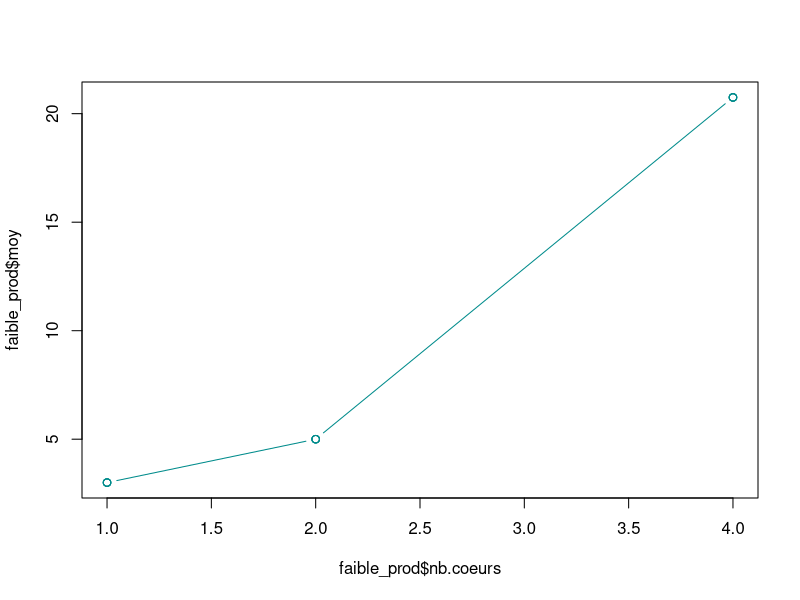
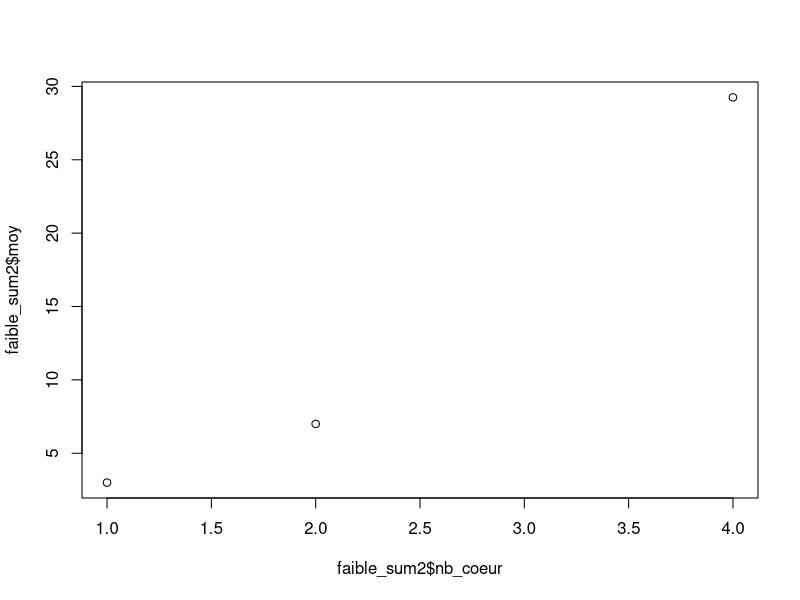
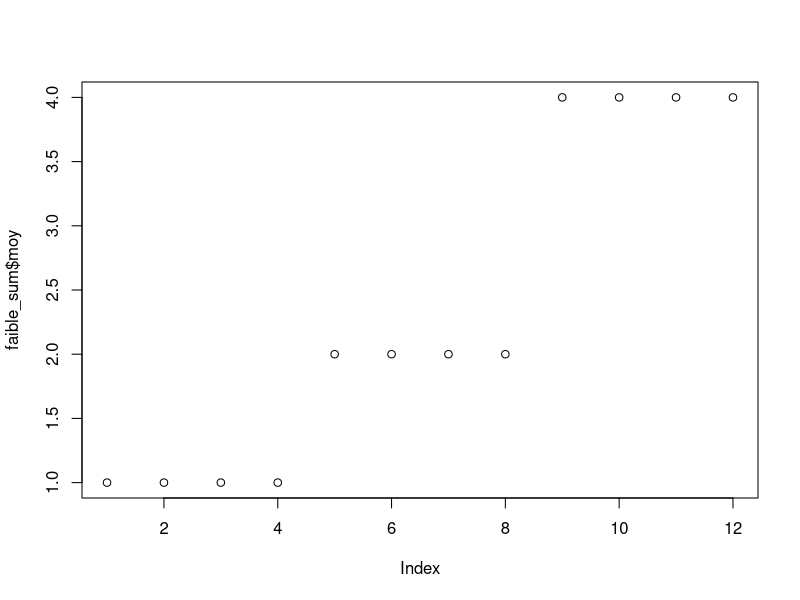
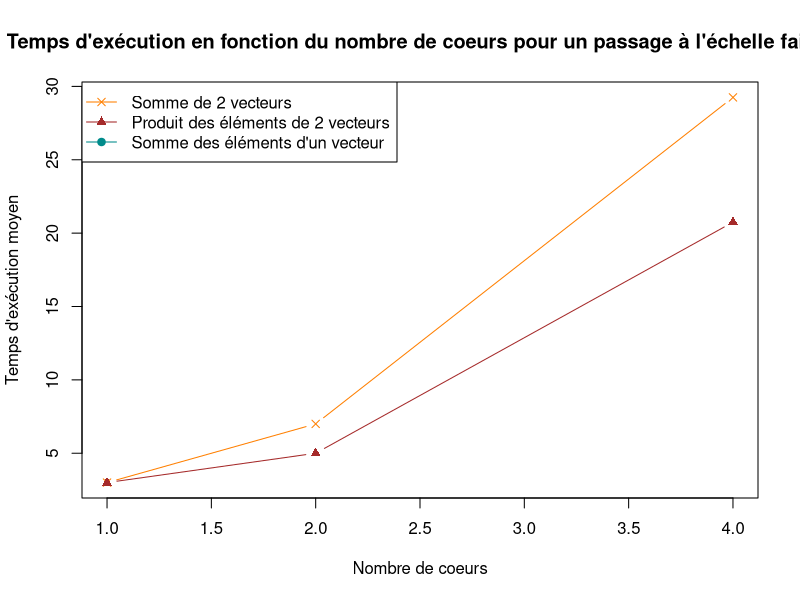
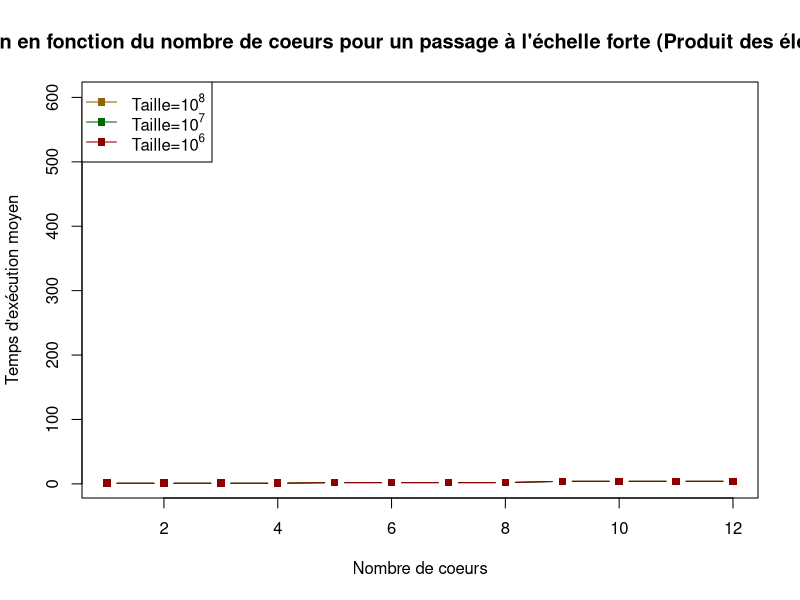
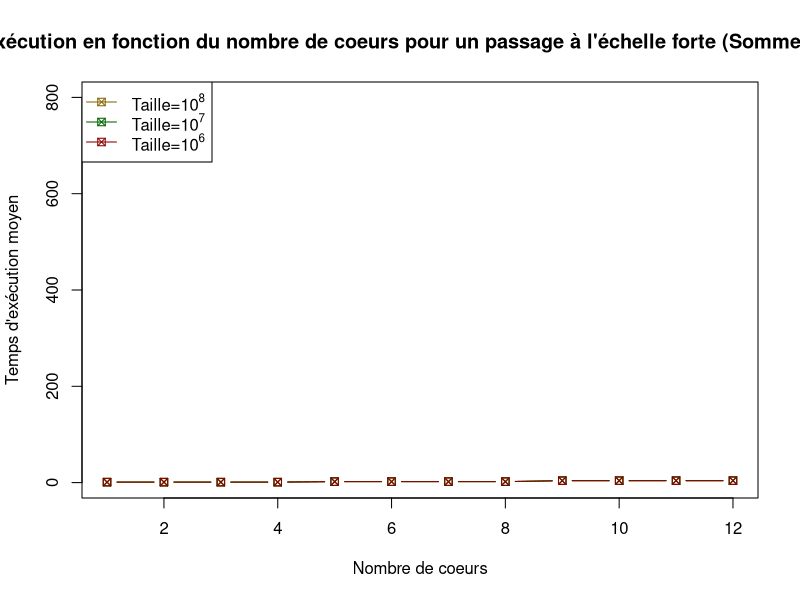
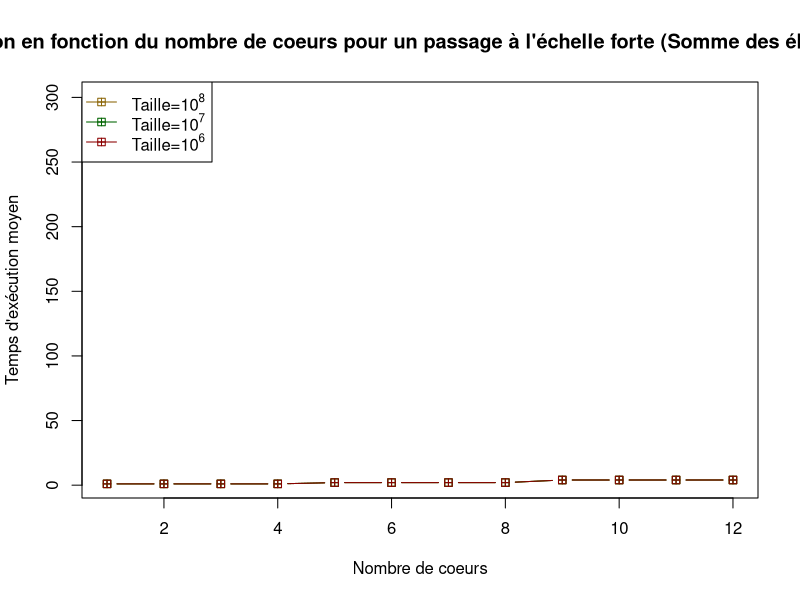
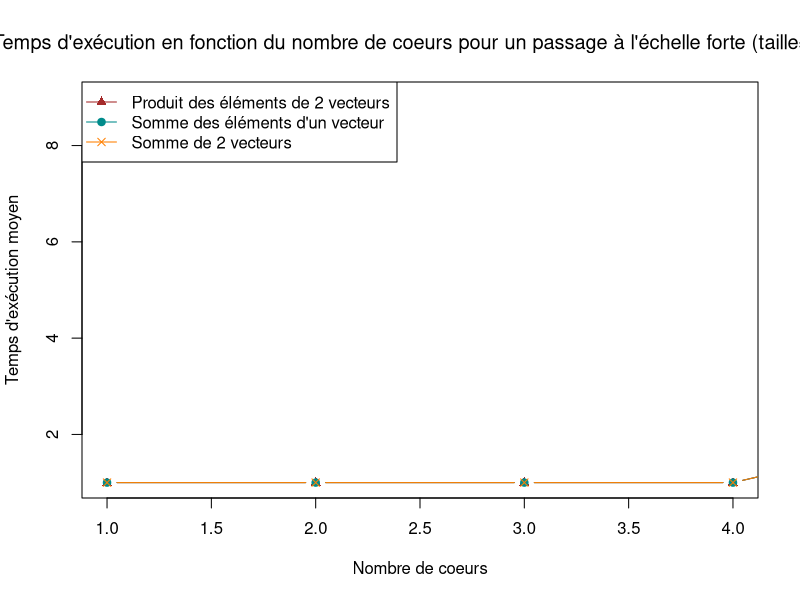

The R script that drew these images, in order:
####################################" faible ##############################################

# faible prod 
faible_prod <- read.table("faible_prod.txt", header = TRUE, sep="\t", dec=",")
plot( faible_prod$nb.coeurs, faible_prod$moy, type = "b", col="darkcyan")

# faible sum2vect 
faible_sum2 <- read.table("faible_sum2vect.txt", header = TRUE, sep="\t")
faible_sum2 <- na.omit(faible_sum2) # supprime les lignes avec des NA
plot( faible_sum2$nb_coeur, faible_sum2$moy)

# faible sumvect 
faible_sum <- read.table("faible_sumvect.txt", header = TRUE, sep="\t")
faible_sum <- na.omit(faible_sum)
plot( faible_sum$nb.coeurs, faible_sum$moy)

### plot des trois fonctions
plot( faible_sum2$nb_coeur, faible_sum2$moy, type = "b", pch=4, col="darkorange1", main = "Temps d'exécution en fonction du nombre de coeurs pour un passage à l'échelle faible", xlab="Nombre de coeurs", ylab="Temps d'exécution moyen")
points( faible_prod$nb.coeurs, faible_prod$moy, type = "b", col="brown", pch=17)
points( faible_sum$nb.coeurs, faible_sum$moy, type = "b", col="darkcyan", pch=19)
legend("topleft", c("Somme de 2 vecteurs", "Produit des éléments de 2 vecteurs","Somme des éléments d'un vecteur"), col=c("darkorange1","brown", "darkcyan"), lty=c(1,1,1), pch=c(4,17,19))

############################ fort ################################################

#### fort prod (recupération des moyennes pour chaque taille)
fort_prod <- read.table("fort_prod.txt", header = TRUE, sep="\t")
fort_prod_t1 <- fort_prod[fort_prod$taille.vecteur==1000000,]
fort_prod_t1 <- na.omit(fort_prod_t1)
fort_prod_t2 <- fort_prod[fort_prod$taille.vecteur==10000000,]
fort_prod_t2 <- na.omit(fort_prod_t2)
fort_prod_t3 <- fort_prod[fort_prod$taille.vecteur==100000000,]
fort_prod_t3 <- na.omit(fort_prod_t3)
#plot prod pour les différentes tailles
plot( fort_prod_t3$nb.coeurs, fort_prod_t3$moy, type = "b", pch=15, col="darkgoldenrod4", main = "Temps d'exécution en fonction du nombre de coeurs pour un passage à l'échelle forte (Produit des éléments de 2 vecteurs)", xlab="Nombre de coeurs", ylab="Temps d'exécution moyen", ylim=c(2,600))
points( fort_prod_t2$nb.coeurs, fort_prod_t2$moy, type = "b", col="darkgreen", pch=15)
points( fort_prod_t1$nb.coeurs, fort_prod_t1$moy, type = "b", col="darkred", pch=15)
legend("topleft", c(expression(paste("Taille=", 10^8)), expression(paste("Taille=", 10^7)),expression(paste("Taille=", 10^6))), col=c("darkgoldenrod4", "darkgreen", "darkred"), lty=c(1,1,1), pch=c(15,15,15))


#### fort sum2 (recupération des moyennes pour chaque taille)
fort_sum2 <- read.table("fort_sum2vect.txt", header = TRUE, sep="\t")
fort_sum2_t1 <- fort_sum2[fort_sum2$taille.vecteur==1000000,]
fort_sum2_t1 <- na.omit(fort_sum2_t1)
fort_sum2_t2 <- fort_sum2[fort_sum2$taille.vecteur==10000000,]
fort_sum2_t2 <- na.omit(fort_sum2_t2)
fort_sum2_t3 <- fort_sum2[fort_sum2$taille.vecteur==100000000,]
fort_sum2_t3 <- na.omit(fort_sum2_t3)
#plot
plot( fort_sum2_t3$nb_coeur, fort_sum2_t3$moy, type = "b", pch=7, col="darkgoldenrod4", main = "Temps d'exécution en fonction du nombre de coeurs pour un passage à l'échelle forte (Somme de 2 vecteurs)", xlab="Nombre de coeurs", ylab="Temps d'exécution moyen", ylim = c(0,800))
points( fort_sum2_t2$nb_coeur, fort_sum2_t2$moy, type = "b", col="darkgreen", pch=7)
points( fort_sum2_t1$nb_coeur, fort_sum2_t1$moy, type = "b", col="darkred", pch=7)
legend("topleft", c(expression(paste("Taille=", 10^8)), expression(paste("Taille=", 10^7)),expression(paste("Taille=", 10^6))), col=c("darkgoldenrod4", "darkgreen", "darkred"), lty=c(1,1,1), pch=c(7,7,7))


#### fort sum (recupération des moyennes pour chaque taille)
fort_sum <- read.table("fort_sumvect.txt", header = TRUE, sep="\t")
fort_sum_t1 <- fort_sum[fort_sum$taille.vecteur==1000000,]
fort_sum_t1 <- na.omit(fort_sum_t1)
fort_sum_t2 <- fort_sum[fort_sum$taille.vecteur==10000000,]
fort_sum_t2 <- na.omit(fort_sum_t2)
fort_sum_t3 <- fort_sum[fort_sum$taille.vecteur==100000000,]
fort_sum_t3 <- na.omit(fort_sum_t3)
#plot
plot( fort_sum_t3$nb.coeurs, fort_sum_t3$moy, type = "b", pch=12, col="darkgoldenrod4", main = "Temps d'exécution en fonction du nombre de coeurs pour un passage à l'échelle forte (Somme des éléments d'un vecteur)", xlab="Nombre de coeurs", ylab="Temps d'exécution moyen", ylim=c(2,300))
points( fort_sum_t2$nb.coeurs, fort_sum_t2$moy, type = "b", col="darkgreen", pch=12)
points( fort_sum_t1$nb.coeurs, fort_sum_t1$moy, type = "b", col="darkred", pch=12)
legend("topleft", c(expression(paste("Taille=", 10^8)), expression(paste("Taille=", 10^7)),expression(paste("Taille=", 10^6))), col=c("darkgoldenrod4", "darkgreen", "darkred"), lty=c(1,1,1), pch=c(12,12,12))


## Plot t1 (taille =10^6) pour les trois fonctions
plot( fort_prod_t1$nb.coeurs, fort_prod_t1$moy, type = "b", col="brown", pch=17,main = expression(paste("Temps d'exécution en fonction du nombre de coeurs pour un passage à l'échelle forte (taille=",10^6,")")), xlab="Nombre de coeurs", ylab="Temps d'exécution moyen", xlim=c(1,4), ylim=c(1,9))
points( fort_sum_t1$nb.coeurs, fort_sum_t1$moy, type = "b", col="darkcyan", pch=19)
points( fort_sum2_t1$nb_coeur, fort_sum2_t1$moy, type = "b", col="darkorange1", pch=4)
legend("topleft", c("Produit des éléments de 2 vecteurs","Somme des éléments d'un vecteur", "Somme de 2 vecteurs"), col=c("brown", "darkcyan", "darkorange1"), lty=c(1,1,1), pch=c(17,19,4))

## Plot t2 (taille=10^7) pour les trois fonctions
plot( fort_prod_t2$nb.coeurs, fort_prod_t2$moy, type = "b", col="brown", pch=17,main = expression(paste("Temps d'exécution en fonction du nombre de coeurs pour un passage à l'échelle forte (taille=",10^7,")")), xlab="Nombre de coeurs", ylab="Temps d'exécution moyen", xlim=c(1,4), ylim=c(20,80))
points( fort_sum_t2$nb.coeurs, fort_sum_t2$moy, type = "b", col="darkcyan", pch=19)
points( fort_sum2_t2$nb_coeur, fort_sum2_t2$moy, type = "b", col="darkorange1", pch=4)
legend("topleft", c("Produit des éléments de 2 vecteurs","Somme des éléments d'un vecteur", "Somme de 2 vecteurs"), col=c("brown", "darkcyan", "darkorange1"), lty=c(1,1,1), pch=c(17,19,4))

## Plot t3 (taille=10^8) pour les trois fonctions
plot( fort_prod_t3$nb.coeurs, fort_prod_t3$moy, type = "b", col="brown", pch=17,main = expression(paste("Temps d'exécution en fonction du nombre de coeurs pour un passage à l'échelle forte (taille=",10^8,")")), xlab="Nombre de coeurs", ylab="Temps d'exécution moyen", xlim=c(1,4), ylim=c(240,800))
points( fort_sum_t3$nb.coeurs, fort_sum_t3$moy, type = "b", col="darkcyan", pch=19)
points( fort_sum2_t3$nb_coeur, fort_sum2_t3$moy, type = "b", col="darkorange1", pch=4)
legend("topleft", c("Produit des éléments de 2 vecteurs","Somme des éléments d'un vecteur", "Somme de 2 vecteurs"), col=c("brown", "darkcyan", "darkorange1"), lty=c(1,1,1), pch=c(17,19,4))
